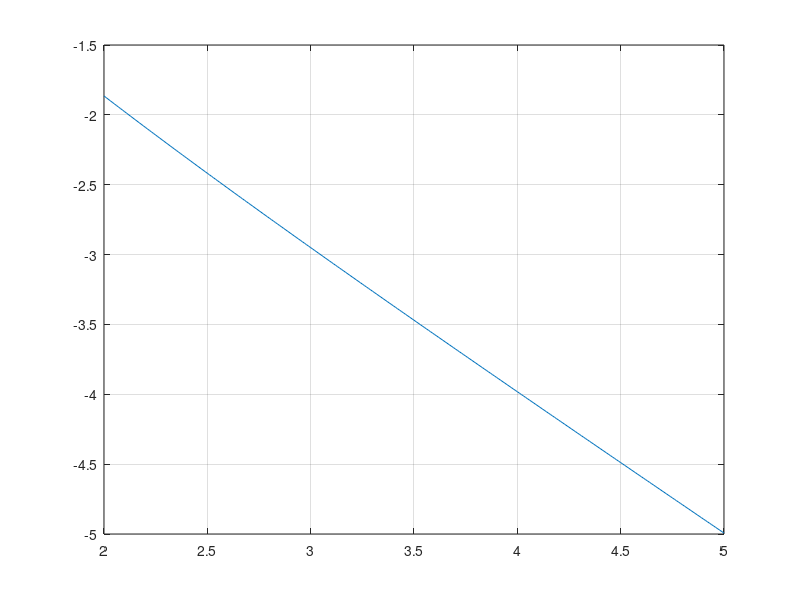

Write the MATLAB code that produced this figure.
clear all
x=2:0.01:5;
y = exp(-x)-x;
plot(x, y)
grid

xi1 = 0;
xi2 = 1;
error_adm = 0.0001;
error = 10;
I = 0;

while error>error_adm,
    f_xi1 = exp(-xi1) - xi1;
    f_xi2 = exp(-xi2) - xi2;
        xi3 = xi2-f_xi2*(xi1-xi2)/(f_xi1-f_xi2);
        I = I + 1;
    error = abs((xi3 - xi2)/xi3) * 100;
    xi1 = xi2;
    xi2 = xi3;
end

[xi3 error*1e5 I]